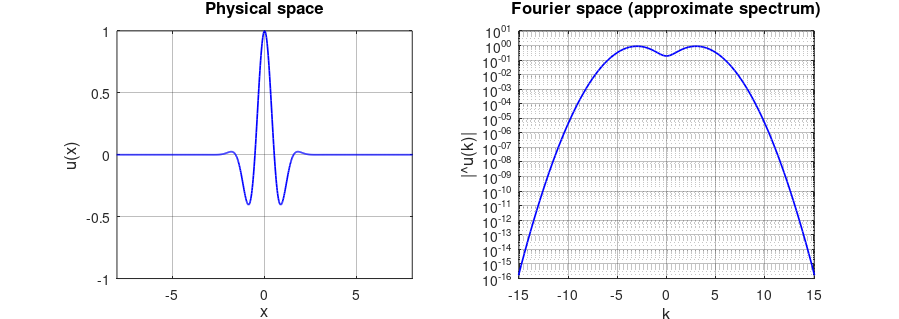

Source code (MATLAB):
% two_views_function.m
% Chapter 9: Physical and Fourier Space on Grids
%
% Demonstrates the two views of a function: physical space and Fourier space.
% Shows a smooth function and its rapidly decaying Fourier transform.
%
% Author: Dr. Denys Dutykh
% Date: February 2026

function two_views_function()
    % Parameters
    L = 20.0;
    N = 2^10;

    % Physical grid
    x = linspace(-L/2, L/2, N+1);
    x(end) = [];  % Remove endpoint for periodicity
    dx = x(2) - x(1);

    % Test function: Gaussian-modulated cosine
    u = exp(-x.^2) .* cos(3*x);

    % Wavenumber vector
    k = 2*pi * [0:N/2-1, -N/2:-1] / (N*dx);

    % Approximate Fourier transform via FFT
    u_hat = dx * fft(u);

    % Shift for plotting (center k=0)
    k_shifted = fftshift(k);
    u_hat_shifted = fftshift(u_hat);

    % Create figure
    figure('Position', [100, 100, 900, 320]);

    % Left: Physical space
    subplot(1, 2, 1);
    plot(x, u, 'b-', 'LineWidth', 1.2);
    xlabel('x', 'FontSize', 12);
    ylabel('u(x)', 'FontSize', 12);
    title('Physical space', 'FontSize', 12);
    xlim([-8, 8]);
    grid on;
    set(gca, 'GridAlpha', 0.3);

    % Right: Fourier space (log scale)
    subplot(1, 2, 2);
    semilogy(k_shifted, abs(u_hat_shifted), 'b-', 'LineWidth', 1.2);
    xlabel('k', 'FontSize', 12);
    ylabel('|\^u(k)|', 'FontSize', 12);
    title('Fourier space (approximate spectrum)', 'FontSize', 12);
    xlim([-15, 15]);
    ylim([1e-16, 10]);
    grid on;
    set(gca, 'GridAlpha', 0.3);

    % Save figure
    set(gcf, 'PaperPositionMode', 'auto');
    print('-dpdf', '../../../textbook/figures/ch09/matlab/two_views_function.pdf');
    fprintf('Figure saved to textbook/figures/ch09/matlab/two_views_function.pdf\n');
end
